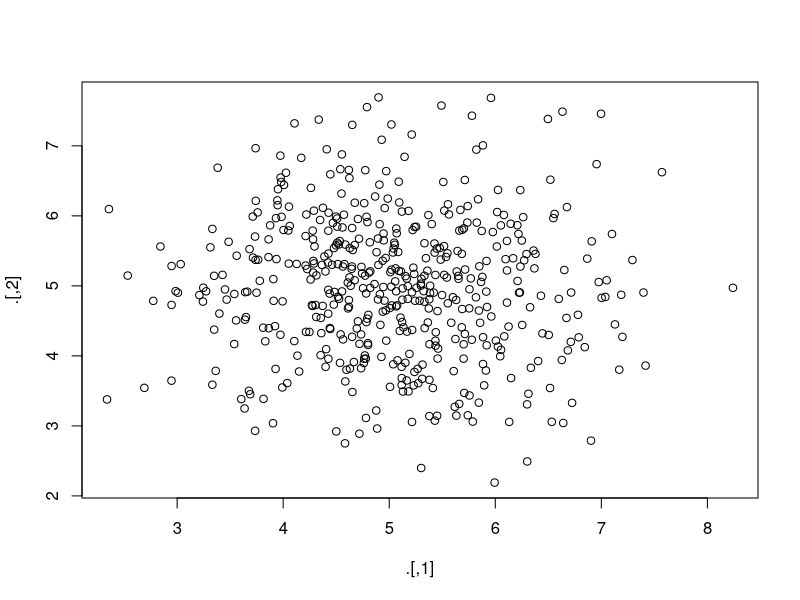
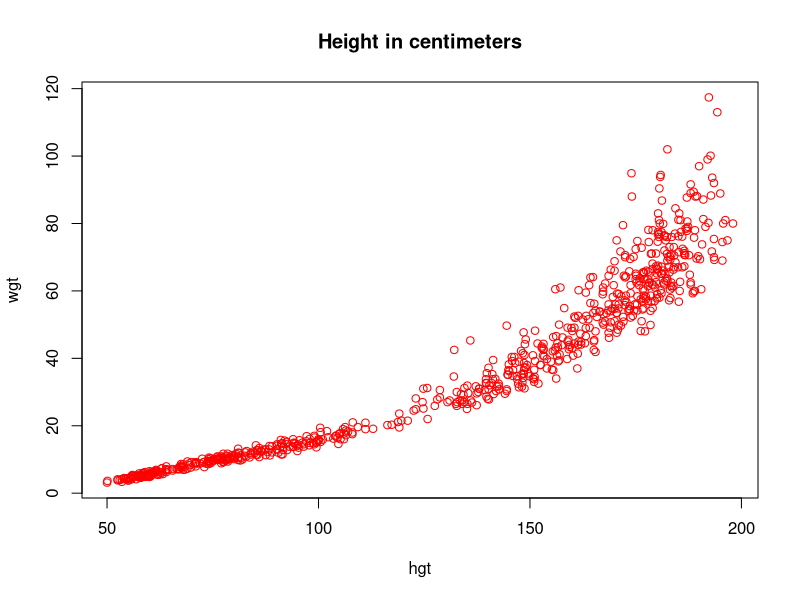
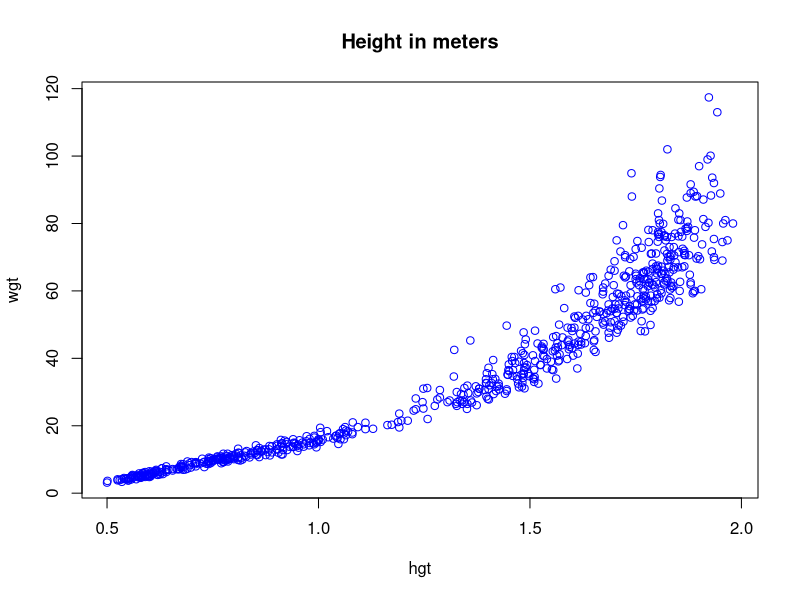

The R script that drew these images, in order:
## ---- chunk 1
printAnswers <- TRUE
## ---- chunk 2
library(dplyr)
library(magrittr)
library(mice)
## ---- chunk 3
set.seed(123)
## ---- chunk 4
rnorm(1000, 5) %>%
  matrix(ncol = 2) %>%
  plot()
## ---- chunk 5
anscombe %>%
  cor()
## ---- chunk 6
anscombe %>%
  subset(select = c(x4, y4)) %>%
  cor()
## ---- chunk 7
anscombe %$%
  cor(x4, y4)
## ---- chunk 8
boys %>%
  subset(select = c("wgt", "hgt")) %>%
  cor(use = "pairwise.complete.obs")
## ---- chunk 9
boys %>%
  subset(select = c("wgt", "hgt")) %>%
  na.omit() %>%
  cor()
## ---- chunk 10
boys %$% 
  cor(hgt, wgt, use = "pairwise.complete.obs")
## ---- chunk 11
boys %>%
  transform(hgt = hgt / 100) %$%
  mean(hgt, na.rm = TRUE)
## ---- chunk 12
boys %>%
  subset(select = c(hgt, wgt)) %T>%
  plot(col = "red", main = "Height in centimeters") %>%
  transform(hgt = hgt / 100) %>%
  plot(col = "blue", main = "Height in meters")
